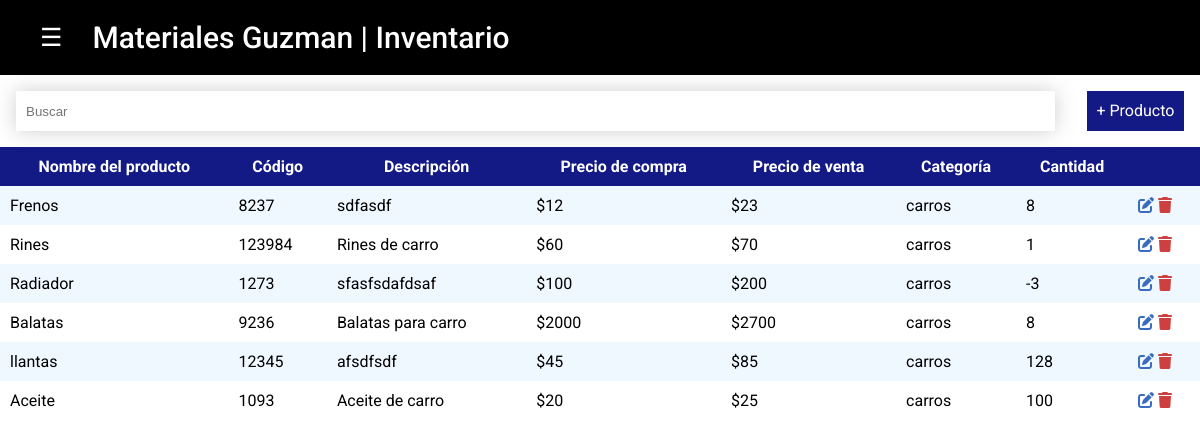
Page /Inventario/inventario_trabajador.php on the committed database.
### tables this page shows
CREATE TABLE `inventario` (
  `Nombre_producto` varchar(100) NOT NULL,
  `Codigo` int(60) NOT NULL,
  `Descripcion` varchar(200) NOT NULL,
  `Precio_compra` int(60) NOT NULL,
  `Precio_venta` int(60) NOT NULL,
  `Categoria` varchar(60) NOT NULL,
  `Cantidad` int(11) NOT NULL
);

### Inventario/inventario_trabajador.php (the view, shortened to what this page needs)
<!DOCTYPE html>
<html lang="en">
<head>
    <link rel="stylesheet" href="style_inventario.css">
</head>
<body>
    <div class="container">
        <div class="navbar">
            <div id="icon" class="logo">
                <span>&#9776;</span>
            </div>
            <h1>Materiales Guzman | Inventario</h1>
        </div>
        <div class="main">
            <?php include('../db.php'); ?>
            <div class="opciones">
                <input type="text" placeholder="Buscar" class="searchbar">
                <div class="btn-abrirmodal"> + Producto </div>
            </div>
            <table>
                <thead>
                    <tr>
                        <th>Nombre del producto</th>
                        <th>Código</th>
                        <th>Descripción</th>
                        <th>Precio de compra</th>
                        <th>Precio de venta</th>
                        <th>Categoría</th>
                        <th>Cantidad</th>
                        <th></th>
                    </tr>
                </thead>
                <tbody id="tablecontent">
                    <?php
                    $query = "SELECT * FROM inventario";
                    $result_usuario = mysqli_query($conn, $query);
                    while ($row = mysqli_fetch_assoc($result_usuario)) { ?>
                        <tr>
                            <td>
                                <?php echo $row['Nombre_producto']; ?>
                            </td>
                            <td>
                                <?php echo $row['Codigo']; ?>
                            </td>
                            <td>
                                <?php echo $row['Descripcion']; ?>
                            </td>
                            <td>
                                <?php echo '$'.$row['Precio_compra']; ?>
                            </td>
                            <td>
                                <?php echo '$'.$row['Precio_venta']; ?>
                            </td>
                            <td>
                                <?php echo $row['Categoria']; ?>
                            </td>
                            <td>
                                <?php echo $row['Cantidad']; ?>
                            </td>
                            <td>
                                <a href="edit_inventario.php?Codigo= <?php echo $row['Codigo'] ?>"><i class="fa-solid fa-pen-to-square" style="color: #396bc0;"></i></a>
                                <a href="delete_inventario.php?Codigo=<?php echo $row['Codigo'] ?>"><i class="fa-solid fa-trash" style="color: #ce4040;"></i></a>
                            </td>
                        </tr>
                    <?php } ?>
                </tbody>
            </table>
        </div>
    </div>
</body>
</html>

### Inventario/style_inventario.css (style rules this page uses)
body { margin: 0; padding: 0; overflow: hidden; font-family: "roboto", sans-serif; }
.container { margin-left: 0; transition: all 0.3s ease; }
.navbar { background: rgb(0, 0, 0); display: flex; justify-content: flex-start; align-items: center; padding: 0 40px; }
h1 { font-size: 30px; margin-left: 30px; color: white; font-weight: 500; }
.main { height: 500px; }
.logo { font-size: 25px; cursor: pointer; color: white; }
input { background-color: rgb(255, 255, 255); height: 20px; width: 400px; padding: 10px; border: none; box-shadow: 0px 0px 20px rgba(128, 128, 128, 0.39); }
a { color: black; text-decoration: none; }
table { border-collapse: collapse; width: 100%; }
th { padding: 10px; background-color: rgb(19, 26, 134); color: white; }
td { padding: 10px; }
tr:nth-child(odd) { background-color: aliceblue; }
.opciones { display: flex; }
.btn-abrirmodal { background-color: rgb(19, 26, 134); color: white; padding: 0.6rem; cursor: pointer; margin: 1rem; }
.searchbar { flex-grow: 1; margin: 1rem; }

### rows in the picture
inventario: Nombre_producto "Frenos", Codigo "8237", Descripcion "sdfasdf", Precio_compra "12", Precio_venta "23", Categoria "carros", Cantidad "8"
inventario: Nombre_producto "Rines", Codigo "123984", Descripcion "Rines de carro", Precio_compra "60", Precio_venta "70", Categoria "carros", Cantidad "1"
inventario: Nombre_producto "Radiador", Codigo "1273", Descripcion "sfasfsdafdsaf", Precio_compra "100", Precio_venta "200", Categoria "carros", Cantidad "-3"
inventario: Nombre_producto "Balatas", Codigo "9236", Descripcion "Balatas para carro", Precio_compra "2000", Precio_venta "2700", Categoria "carros", Cantidad "8"
inventario: Nombre_producto "llantas", Codigo "12345", Descripcion "afsdfsdf", Precio_compra "45", Precio_venta "85", Categoria "carros", Cantidad "128"
inventario: Nombre_producto "Aceite", Codigo "1093", Descripcion "Aceite de carro", Precio_compra "20", Precio_venta "25", Categoria "carros", Cantidad "100"
